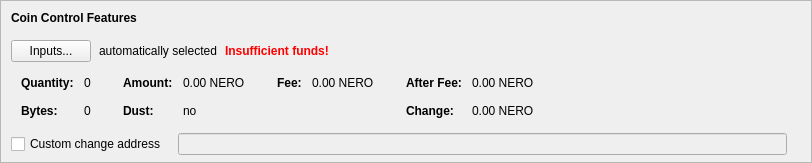
    <widget class="QFrame" name="frameCoinControl">
     <property name="sizePolicy">
      <sizepolicy hsizetype="Expanding" vsizetype="Expanding">
       <horstretch>0</horstretch>
       <verstretch>0</verstretch>
      </sizepolicy>
     </property>
     <property name="maximumSize">
      <size>
       <width>16777215</width>
       <height>16777215</height>
      </size>
     </property>
     <property name="frameShape">
      <enum>QFrame::StyledPanel</enum>
     </property>
     <property name="frameShadow">
      <enum>QFrame::Sunken</enum>
     </property>
     <layout class="QVBoxLayout" name="verticalLayoutCoinControl2">
      <property name="spacing">
       <number>0</number>
      </property>
      <property name="leftMargin">
       <number>0</number>
      </property>
      <property name="topMargin">
       <number>0</number>
      </property>
      <property name="rightMargin">
       <number>0</number>
      </property>
      <property name="bottomMargin">
       <number>6</number>
      </property>
      <item>
       <layout class="QVBoxLayout" name="verticalLayoutCoinControl" stretch="0,0,0,0,1">
        <property name="spacing">
         <number>0</number>
        </property>
        <property name="leftMargin">
         <number>10</number>
        </property>
        <property name="topMargin">
         <number>10</number>
        </property>
        <item>
         <layout class="QHBoxLayout" name="horizontalLayoutCoinControl1">
          <property name="bottomMargin">
           <number>15</number>
          </property>
          <item>
           <widget class="QLabel" name="labelCoinControlFeatures">
            <property name="sizePolicy">
             <sizepolicy hsizetype="Preferred" vsizetype="Maximum">
              <horstretch>0</horstretch>
              <verstretch>0</verstretch>
             </sizepolicy>
            </property>
            <property name="font">
             <font>
              <weight>75</weight>
              <bold>true</bold>
             </font>
            </property>
            <property name="styleSheet">
             <string notr="true">font-weight:bold;</string>
            </property>
            <property name="text">
             <string>Coin Control Features</string>
            </property>
           </widget>
          </item>
         </layout>
        </item>
        <item>
         <layout class="QHBoxLayout" name="horizontalLayoutCoinControl2" stretch="0,0,0,0">
          <property name="spacing">
           <number>8</number>
          </property>
          <property name="bottomMargin">
           <number>10</number>
          </property>
          <item>
           <widget class="QPushButton" name="pushButtonCoinControl">
            <property name="styleSheet">
             <string notr="true"/>
            </property>
            <property name="text">
             <string>Inputs...</string>
            </property>
            <property name="autoDefault">
             <bool>false</bool>
            </property>
           </widget>
          </item>
          <item>
           <widget class="QLabel" name="labelCoinControlAutomaticallySelected">
            <property name="text">
             <string>automatically selected</string>
            </property>
            <property name="margin">
             <number>5</number>
            </property>
           </widget>
          </item>
          <item>
           <widget class="QLabel" name="labelCoinControlInsuffFunds">
            <property name="font">
             <font>
              <weight>75</weight>
              <bold>true</bold>
             </font>
            </property>
            <property name="styleSheet">
             <string notr="true">color:red;font-weight:bold;</string>
            </property>
            <property name="text">
             <string>Insufficient funds!</string>
            </property>
            <property name="margin">
             <number>5</number>
            </property>
           </widget>
          </item>
          <item>
           <spacer name="horizontalSpacerCoinControl">
            <property name="orientation">
             <enum>Qt::Horizontal</enum>
            </property>
            <property name="sizeHint" stdset="0">
             <size>
              <width>40</width>
              <height>1</height>
             </size>
            </property>
           </spacer>
          </item>
         </layout>
        </item>
        <item>
         <widget class="QWidget" name="widgetCoinControl" native="true">
          <property name="sizePolicy">
           <sizepolicy hsizetype="Preferred" vsizetype="Preferred">
            <horstretch>0</horstretch>
            <verstretch>0</verstretch>
           </sizepolicy>
          </property>
          <property name="minimumSize">
           <size>
            <width>0</width>
            <height>0</height>
           </size>
          </property>
          <property name="styleSheet">
           <string notr="true"/>
          </property>
          <layout class="QHBoxLayout" name="horizontalLayoutCoinControl5">
           <property name="leftMargin">
            <number>0</number>
           </property>
           <property name="topMargin">
            <number>0</number>
           </property>
           <property name="rightMargin">
            <number>0</number>
           </property>
           <property name="bottomMargin">
            <number>0</number>
           </property>
           <item>
            <layout class="QHBoxLayout" name="horizontalLayoutCoinControl3" stretch="0,0,0,1">
             <property name="spacing">
              <number>20</number>
             </property>
             <property name="topMargin">
              <number>0</number>
             </property>
             <property name="bottomMargin">
              <number>10</number>
             </property>
             <item>
              <layout class="QFormLayout" name="formLayoutCoinControl1">
               <property name="horizontalSpacing">
                <number>10</number>
               </property>
               <property name="verticalSpacing">
                <number>14</number>
               </property>
               <property name="leftMargin">
                <number>10</number>
               </property>
               <property name="topMargin">
                <number>4</number>
               </property>
               <property name="rightMargin">
                <number>6</number>
               </property>
               <item row="0" column="0">
                <widget class="QLabel" name="labelCoinControlQuantityText">
                 <property name="font">
                  <font>
                   <weight>75</weight>
                   <bold>true</bold>
                  </font>
                 </property>
                 <property name="text">
                  <string>Quantity:</string>
                 </property>
                 <property name="margin">
                  <number>0</number>
                 </property>
                </widget>
               </item>
               <item row="0" column="1">
                <widget class="QLabel" name="labelCoinControlQuantity">
                 <property name="cursor">
                  <cursorShape>IBeamCursor</cursorShape>
                 </property>
                 <property name="contextMenuPolicy">
                  <enum>Qt::ActionsContextMenu</enum>
                 </property>
                 <property name="text">
                  <string notr="true">0</string>
                 </property>
                 <property name="margin">
                  <number>0</number>
                 </property>
                 <property name="textInteractionFlags">
                  <set>Qt::LinksAccessibleByMouse|Qt::TextSelectableByKeyboard|Qt::TextSelectableByMouse</set>
                 </property>
                </widget>
               </item>
               <item row="1" column="0">
                <widget class="QLabel" name="labelCoinControlBytesText">
                 <property name="font">
                  <font>
                   <weight>75</weight>
                   <bold>true</bold>
                  </font>
                 </property>
                 <property name="text">
                  <string>Bytes:</string>
                 </property>
                </widget>
               </item>
               <item row="1" column="1">
                <widget class="QLabel" name="labelCoinControlBytes">
                 <property name="cursor">
                  <cursorShape>IBeamCursor</cursorShape>
                 </property>
                 <property name="contextMenuPolicy">
                  <enum>Qt::ActionsContextMenu</enum>
                 </property>
                 <property name="text">
                  <string notr="true">0</string>
                 </property>
                 <property name="textInteractionFlags">
                  <set>Qt::LinksAccessibleByMouse|Qt::TextSelectableByKeyboard|Qt::TextSelectableByMouse</set>
                 </property>
                </widget>
               </item>
              </layout>
             </item>
             <item>
              <layout class="QFormLayout" name="formLayoutCoinControl2">
               <property name="horizontalSpacing">
                <number>10</number>
               </property>
               <property name="verticalSpacing">
                <number>14</number>
               </property>
               <property name="leftMargin">
                <number>6</number>
               </property>
               <property name="topMargin">
                <number>4</number>
               </property>
               <property name="rightMargin">
                <number>6</number>
               </property>
               <item row="0" column="0">
                <widget class="QLabel" name="labelCoinControlAmountText">
                 <property name="font">
                  <font>
                   <weight>75</weight>
                   <bold>true</bold>
                  </font>
                 </property>
                 <property name="text">
                  <string>Amount:</string>
                 </property>
                 <property name="margin">
                  <number>0</number>
                 </property>
                </widget>
               </item>
               <item row="0" column="1">
                <widget class="QLabel" name="labelCoinControlAmount">
                 <property name="cursor">
                  <cursorShape>IBeamCursor</cursorShape>
                 </property>
                 <property name="contextMenuPolicy">
                  <enum>Qt::ActionsContextMenu</enum>
                 </property>
                 <property name="text">
                  <string notr="true">0.00 NERO</string>
                 </property>
                 <property name="textInteractionFlags">
                  <set>Qt::LinksAccessibleByMouse|Qt::TextSelectableByKeyboard|Qt::TextSelectableByMouse</set>
                 </property>
                </widget>
               </item>
               <item row="1" column="0">
                <widget class="QLabel" name="labelCoinControlLowOutputText">
                 <property name="font">
                  <font>
                   <weight>75</weight>
                   <bold>true</bold>
                  </font>
                 </property>
                 <property name="text">
                  <string>Dust:</string>
                 </property>
                </widget>
               </item>
               <item row="1" column="1">
                <widget class="QLabel" name="labelCoinControlLowOutput">
                 <property name="cursor">
                  <cursorShape>IBeamCursor</cursorShape>
                 </property>
                 <property name="contextMenuPolicy">
                  <enum>Qt::ActionsContextMenu</enum>
                 </property>
                 <property name="text">
                  <string notr="true">no</string>
                 </property>
                 <property name="textInteractionFlags">
                  <set>Qt::LinksAccessibleByMouse|Qt::TextSelectableByKeyboard|Qt::TextSelectableByMouse</set>
                 </property>
                </widget>
               </item>
              </layout>
             </item>
             <item>
              <layout class="QFormLayout" name="formLayoutCoinControl3">
               <property name="horizontalSpacing">
                <number>10</number>
               </property>
               <property name="verticalSpacing">
                <number>14</number>
               </property>
               <property name="leftMargin">
                <number>6</number>
               </property>
               <property name="topMargin">
                <number>4</number>
               </property>
               <property name="rightMargin">
                <number>6</number>
               </property>
               <item row="0" column="0">
                <widget class="QLabel" name="labelCoinControlFeeText">
                 <property name="font">
                  <font>
                   <weight>75</weight>
                   <bold>true</bold>
                  </font>
                 </property>
                 <property name="text">
                  <string>Fee:</string>
                 </property>
                 <property name="margin">
                  <number>0</number>
                 </property>
                </widget>
               </item>
               <item row="0" column="1">
                <widget class="QLabel" name="labelCoinControlFee">
                 <property name="cursor">
                  <cursorShape>IBeamCursor</cursorShape>
                 </property>
                 <property name="contextMenuPolicy">
                  <enum>Qt::ActionsContextMenu</enum>
                 </property>
                 <property name="text">
                  <string notr="true">0.00 NERO</string>
                 </property>
                 <property name="textInteractionFlags">
                  <set>Qt::LinksAccessibleByMouse|Qt::TextSelectableByKeyboard|Qt::TextSelectableByMouse</set>
                 </property>
                </widget>
               </item>
             </layout>
             </item>
             <item>
              <layout class="QFormLayout" name="formLayoutCoinControl4">
               <property name="horizontalSpacing">
                <number>10</number>
               </property>
               <property name="verticalSpacing">
                <number>14</number>
               </property>
               <property name="leftMargin">
                <number>6</number>
               </property>
               <property name="topMargin">
                <number>4</number>
               </property>
               <property name="rightMargin">
                <number>6</number>
               </property>
               <item row="0" column="0">
                <widget class="QLabel" name="labelCoinControlAfterFeeText">
                 <property name="font">
                  <font>
                   <weight>75</weight>
                   <bold>true</bold>
                  </font>
                 </property>
                 <property name="text">
                  <string>After Fee:</string>
                 </property>
                 <property name="margin">
                  <number>0</number>
                 </property>
                </widget>
               </item>
               <item row="0" column="1">
                <widget class="QLabel" name="labelCoinControlAfterFee">
                 <property name="cursor">
                  <cursorShape>IBeamCursor</cursorShape>
                 </property>
                 <property name="contextMenuPolicy">
                  <enum>Qt::ActionsContextMenu</enum>
                 </property>
                 <property name="text">
                  <string notr="true">0.00 NERO</string>
                 </property>
                 <property name="textInteractionFlags">
                  <set>Qt::LinksAccessibleByMouse|Qt::TextSelectableByKeyboard|Qt::TextSelectableByMouse</set>
                 </property>
                </widget>
               </item>
               <item row="1" column="0">
                <widget class="QLabel" name="labelCoinControlChangeText">
                 <property name="font">
                  <font>
                   <weight>75</weight>
                   <bold>true</bold>
                  </font>
                 </property>
                 <property name="text">
                  <string>Change:</string>
                 </property>
                </widget>
               </item>
               <item row="1" column="1">
                <widget class="QLabel" name="labelCoinControlChange">
                 <property name="cursor">
                  <cursorShape>IBeamCursor</cursorShape>
                 </property>
                 <property name="contextMenuPolicy">
                  <enum>Qt::ActionsContextMenu</enum>
                 </property>
                 <property name="text">
                  <string notr="true">0.00 NERO</string>
                 </property>
                 <property name="textInteractionFlags">
                  <set>Qt::LinksAccessibleByMouse|Qt::TextSelectableByKeyboard|Qt::TextSelectableByMouse</set>
                 </property>
                </widget>
               </item>
              </layout>
             </item>
            </layout>
           </item>
          </layout>
         </widget>
        </item>
        <item>
         <layout class="QHBoxLayout" name="horizontalLayoutCoinControl4" stretch="0,0,0">
          <property name="spacing">
           <number>12</number>
          </property>
          <property name="sizeConstraint">
           <enum>QLayout::SetDefaultConstraint</enum>
          </property>
          <property name="topMargin">
           <number>5</number>
          </property>
          <property name="rightMargin">
           <number>5</number>
          </property>
          <item>
           <widget class="QCheckBox" name="checkBoxCoinControlChange">
            <property name="toolTip">
             <string>If this is activated, but the change address is empty or invalid, change will be sent to a newly generated address.</string>
            </property>
            <property name="text">
             <string>Custom change address</string>
            </property>
           </widget>
          </item>
          <item>
           <widget class="QValidatedLineEdit" name="lineEditCoinControlChange">
            <property name="enabled">
             <bool>false</bool>
            </property>
            <property name="sizePolicy">
             <sizepolicy hsizetype="Expanding" vsizetype="Fixed">
              <horstretch>0</horstretch>
              <verstretch>0</verstretch>
             </sizepolicy>
            </property>
           </widget>
          </item>
          <item>
           <widget class="QLabel" name="labelCoinControlChangeLabel">
            <property name="sizePolicy">
             <sizepolicy hsizetype="Preferred" vsizetype="Expanding">
              <horstretch>0</horstretch>
              <verstretch>0</verstretch>
             </sizepolicy>
            </property>
            <property name="minimumSize">
             <size>
              <width>0</width>
              <height>0</height>
             </size>
            </property>
            <property name="text">
             <string/>
            </property>
            <property name="margin">
             <number>3</number>
            </property>
           </widget>
          </item>
         </layout>
        </item>
        <item>
         <spacer name="verticalSpacerCoinControl">
          <property name="orientation">
           <enum>Qt::Vertical</enum>
          </property>
          <property name="sizeHint" stdset="0">
           <size>
            <width>800</width>
            <height>1</height>
           </size>
          </property>
         </spacer>
        </item>
       </layout>
      </item>
     </layout>
    </widget>
